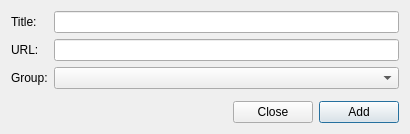
<?xml version="1.0" encoding="UTF-8"?>
<ui version="4.0">
 <class>DialogAddRss</class>
 <widget class="QDialog" name="DialogAddRss">
  <property name="geometry">
   <rect>
    <x>0</x>
    <y>0</y>
    <width>410</width>
    <height>134</height>
   </rect>
  </property>
  <property name="sizePolicy">
   <sizepolicy hsizetype="Preferred" vsizetype="Minimum">
    <horstretch>1</horstretch>
    <verstretch>0</verstretch>
   </sizepolicy>
  </property>
  <property name="windowTitle">
   <string>Add RSS</string>
  </property>
  <property name="modal">
   <bool>true</bool>
  </property>
  <layout class="QVBoxLayout" name="verticalLayout_2">
   <item>
    <layout class="QFormLayout" name="formLayout">
     <item row="0" column="0">
      <widget class="QLabel" name="label">
       <property name="text">
        <string>Title:</string>
       </property>
      </widget>
     </item>
     <item row="0" column="1">
      <widget class="QLineEdit" name="title_edit"/>
     </item>
     <item row="1" column="0">
      <widget class="QLabel" name="label_2">
       <property name="text">
        <string>URL:</string>
       </property>
      </widget>
     </item>
     <item row="1" column="1">
      <widget class="QLineEdit" name="url_edit"/>
     </item>
     <item row="2" column="1">
      <widget class="QComboBox" name="group_combo"/>
     </item>
     <item row="2" column="0">
      <widget class="QLabel" name="label_3">
       <property name="text">
        <string>Group:</string>
       </property>
      </widget>
     </item>
    </layout>
   </item>
   <item>
    <layout class="QHBoxLayout" name="horizontalLayout" stretch="1,0,0">
     <property name="sizeConstraint">
      <enum>QLayout::SetMinimumSize</enum>
     </property>
     <item>
      <spacer name="horizontalSpacer">
       <property name="orientation">
        <enum>Qt::Horizontal</enum>
       </property>
       <property name="sizeType">
        <enum>QSizePolicy::Expanding</enum>
       </property>
       <property name="sizeHint" stdset="0">
        <size>
         <width>40</width>
         <height>20</height>
        </size>
       </property>
      </spacer>
     </item>
     <item>
      <widget class="QPushButton" name="cancel_btn">
       <property name="text">
        <string>Close</string>
       </property>
      </widget>
     </item>
     <item>
      <widget class="QPushButton" name="add_btn">
       <property name="text">
        <string>Add</string>
       </property>
       <property name="default">
        <bool>true</bool>
       </property>
      </widget>
     </item>
    </layout>
   </item>
  </layout>
 </widget>
 <resources/>
 <connections/>
</ui>
